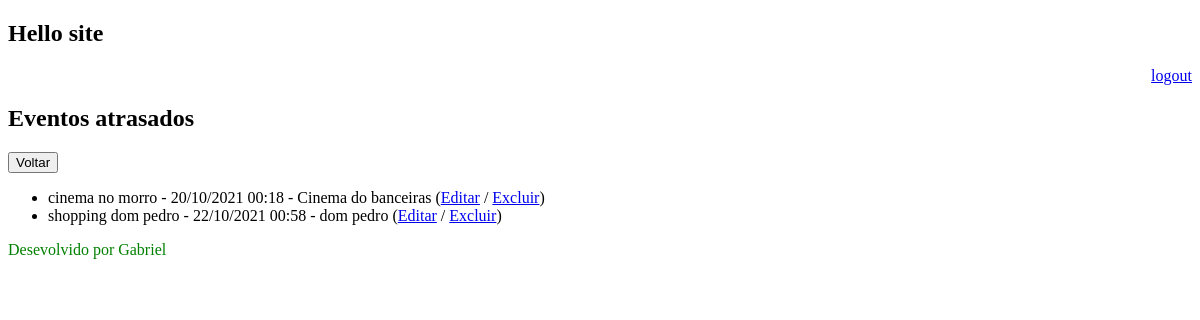
Page /agenda/eventos_passados (signed in) on the earlier database version.
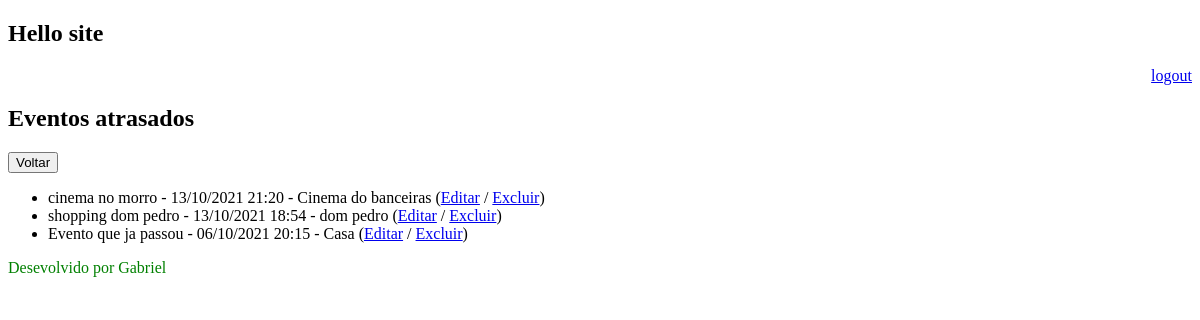
Same page on the later database version.
### core/models.py (models this page shows, shortened)
class Evento(models.Model):
    titulo = models.CharField(max_length=100)
    descricao = models.TextField(blank=True, null=True)
    data_evento = models.DateTimeField()
    data_criacao = models.DateTimeField(auto_now=True)
    usuarios = models.ForeignKey(User, on_delete=models.CASCADE)
    local = models.CharField(blank=True, null=True, max_length=100)
    class Meta:
        db_table = 'evento'
    def get_data_evento(self):
        return self.data_evento.strftime('%d/%m/%Y %H:%M')
    def get_local_evento(self):
        return self.local

### core/views.py (the view)
# urls.py: path('agenda/eventos_passados', views.eventos_passados),
@login_required(login_url='/login/')
def eventos_passados(request):
    pessoa_que_esta_usando = request.user
    data_agora = datetime.now() - timedelta(hours=1)
    eventos_atrados = Evento.objects.filter(usuarios=pessoa_que_esta_usando, data_evento__lt=data_agora)
    lista_eventos_atrasados = {'eventos_atrasados':eventos_atrados}
    return render (request, 'events_pass.html', lista_eventos_atrasados)

### templates/events_pass.html
{% extends "header.html" %}
{% block content %}
<h2>Eventos atrasados</h2>
    <a href="/">
        <button type='button'>Voltar</button>
    </a>
    <ul>
        {% for c in eventos_atrasados %}
        <li>
            {{ c.titulo }} - {{ c.get_data_evento }} - {{ c.get_local_evento}}
            (<a href="evento/?id={{ c.id }} ">Editar</a>
            / <a href="evento/delete/{{ c.id }}">Excluir</a>)
        </li>
        {% endfor %}
    </ul>
{% endblock %}

Differences in the rows shown:
changed Evento "cinema no morro": get_data_evento "20/10/2021 00:18" → "13/10/2021 21:20"
changed Evento "shopping dom pedro": get_data_evento "22/10/2021 00:58" → "13/10/2021 18:54"
added Evento: titulo "Evento que ja passou", get_data_evento "06/10/2021 20:15", get_local_evento "Casa"
